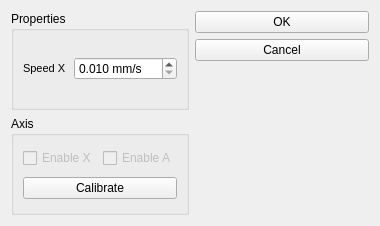
<?xml version="1.0" encoding="UTF-8"?>
<ui version="4.0">
 <class>dialogAerotechA3200</class>
 <widget class="QDialog" name="dialogAerotechA3200">
  <property name="geometry">
   <rect>
    <x>0</x>
    <y>0</y>
    <width>380</width>
    <height>226</height>
   </rect>
  </property>
  <property name="windowTitle">
   <string>Dialog</string>
  </property>
  <layout class="QHBoxLayout" name="horizontalLayout">
   <item>
    <layout class="QVBoxLayout" name="verticalLayout_3">
     <item>
      <widget class="QGroupBox" name="groupProperties">
       <property name="title">
        <string>Properties</string>
       </property>
       <layout class="QVBoxLayout" name="verticalLayout_2">
        <item>
         <layout class="QGridLayout" name="gridLayout">
          <item row="0" column="0">
           <widget class="QLabel" name="labelSpeed">
            <property name="font">
             <font>
              <pointsize>8</pointsize>
             </font>
            </property>
            <property name="text">
             <string>Speed X</string>
            </property>
           </widget>
          </item>
          <item row="0" column="1">
           <widget class="QDoubleSpinBox" name="doubleSpinBox_Speed">
            <property name="suffix">
             <string> mm/s</string>
            </property>
            <property name="decimals">
             <number>3</number>
            </property>
            <property name="minimum">
             <double>0.010000000000000</double>
            </property>
            <property name="maximum">
             <double>100.000000000000000</double>
            </property>
           </widget>
          </item>
         </layout>
        </item>
       </layout>
      </widget>
     </item>
     <item>
      <widget class="QGroupBox" name="groupAxis">
       <property name="title">
        <string>Axis</string>
       </property>
       <layout class="QVBoxLayout" name="verticalLayout">
        <item>
         <layout class="QHBoxLayout" name="horizontalLayout_2">
          <item>
           <widget class="QCheckBox" name="checkBox_EnableX">
            <property name="enabled">
             <bool>false</bool>
            </property>
            <property name="text">
             <string>Enable X</string>
            </property>
           </widget>
          </item>
          <item>
           <widget class="QCheckBox" name="checkBox_EnableA">
            <property name="enabled">
             <bool>false</bool>
            </property>
            <property name="text">
             <string>Enable A</string>
            </property>
           </widget>
          </item>
         </layout>
        </item>
        <item>
         <widget class="QPushButton" name="pushButtonCalib">
          <property name="text">
           <string>Calibrate</string>
          </property>
          <property name="autoDefault">
           <bool>false</bool>
          </property>
         </widget>
        </item>
       </layout>
      </widget>
     </item>
    </layout>
   </item>
   <item>
    <layout class="QVBoxLayout" name="verticalLayout_4">
     <item>
      <widget class="QPushButton" name="okButton">
       <property name="text">
        <string>OK</string>
       </property>
       <property name="autoDefault">
        <bool>false</bool>
       </property>
      </widget>
     </item>
     <item>
      <widget class="QPushButton" name="cancelButton">
       <property name="text">
        <string>Cancel</string>
       </property>
       <property name="autoDefault">
        <bool>false</bool>
       </property>
      </widget>
     </item>
     <item>
      <spacer name="verticalSpacer">
       <property name="orientation">
        <enum>Qt::Vertical</enum>
       </property>
       <property name="sizeHint" stdset="0">
        <size>
         <width>20</width>
         <height>40</height>
        </size>
       </property>
      </spacer>
     </item>
    </layout>
   </item>
  </layout>
 </widget>
 <tabstops>
  <tabstop>doubleSpinBox_Speed</tabstop>
  <tabstop>checkBox_EnableX</tabstop>
  <tabstop>checkBox_EnableA</tabstop>
  <tabstop>pushButtonCalib</tabstop>
  <tabstop>okButton</tabstop>
  <tabstop>cancelButton</tabstop>
 </tabstops>
 <resources/>
 <connections>
  <connection>
   <sender>okButton</sender>
   <signal>clicked()</signal>
   <receiver>dialogAerotechA3200</receiver>
   <slot>accept()</slot>
   <hints>
    <hint type="sourcelabel">
     <x>352</x>
     <y>33</y>
    </hint>
    <hint type="destinationlabel">
     <x>233</x>
     <y>29</y>
    </hint>
   </hints>
  </connection>
  <connection>
   <sender>cancelButton</sender>
   <signal>clicked()</signal>
   <receiver>dialogAerotechA3200</receiver>
   <slot>reject()</slot>
   <hints>
    <hint type="sourcelabel">
     <x>331</x>
     <y>62</y>
    </hint>
    <hint type="destinationlabel">
     <x>277</x>
     <y>92</y>
    </hint>
   </hints>
  </connection>
 </connections>
</ui>
